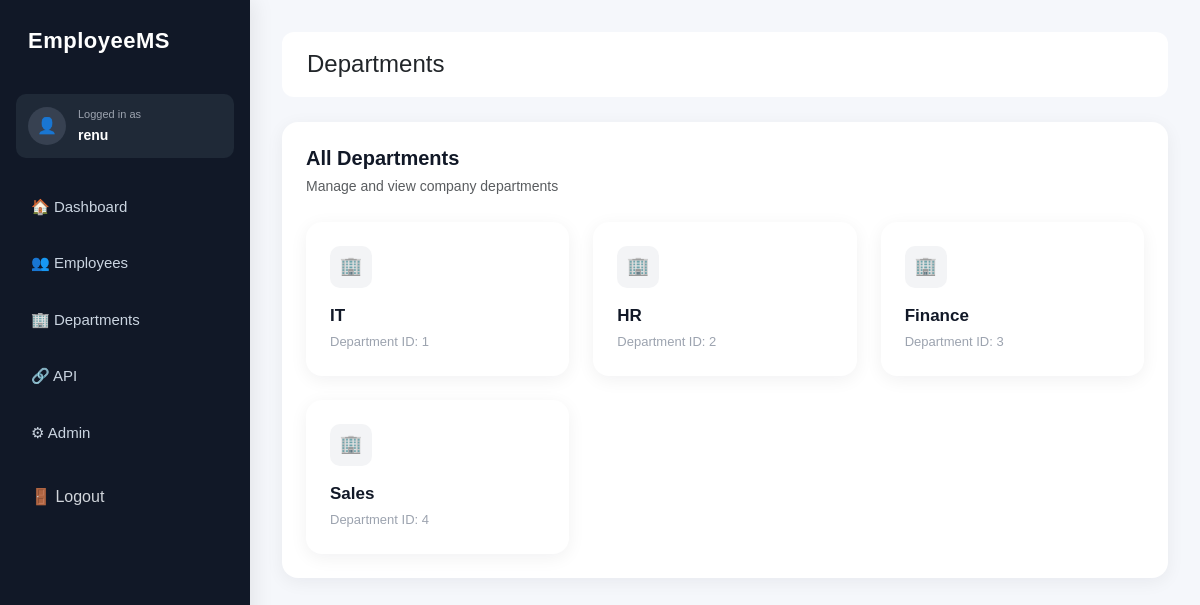
The app's page /departments/ (signed in) with its own data.
### employees/models.py (models this page shows, shortened)
class Department(models.Model):
    name = models.CharField(max_length=100)

### employees/views.py (the view)
# urls.py: path('departments/', department_list, name='department_list'),
@login_required
def department_list(request):
    departments = Department.objects.all()
    return render(
        request,
        'employees/department_list.html',
        {'departments': departments}
    )

### employees/templates/employees/department_list.html (shortened to what this page needs)
{% extends 'employees/base.html' %}
{% block page_title %}
Departments
{% endblock %}
{% block content %}
<div class="card p-4">
<div class="department-page-header mb-4">
    <div>
        <h5 class="department-page-title mb-1">
            All Departments
        </h5>
        <small class="text-muted">
            Manage and view company departments
        </small>
    </div>
</div>
    <div class="row g-4">
        {% for department in departments %}
        <div class="col-md-4">
            <div class="card p-4 department-card">
    <div class="department-icon">
        🏢
    </div>
    <h5 class="department-name">
        {{ department.name }}
    </h5>
    <p class="department-id mb-0">
        Department ID: {{ department.id }}
    </p>
</div>
        </div>
        {% empty %}
        <p>No departments found.</p>
        {% endfor %}
    </div>
</div>
{% endblock %}

### employees/templates/employees/base.html (shortened to what this page needs)
<!DOCTYPE html>
<html lang="en">
<head>
    <link href="https://cdn.jsdelivr.net/npm/bootstrap@5.3.3/dist/css/bootstrap.min.css"
          rel="stylesheet">
</head>
<body>
<div class="sidebar">
    <h3>EmployeeMS</h3>
    <div class="user-box">
    <div class="user-icon">
        👤
    </div>
    <div>
        <small>Logged in as</small>
        <strong>{{ request.user.username }}</strong>
    </div>
</div>
    <a href="/">🏠 Dashboard</a>
    <a href="/employees/">👥 Employees</a>
    <a href="/departments/">🏢 Departments</a>
    <a href="/api/employees/">🔗 API</a>
    <a href="/admin/">⚙ Admin</a>
    <form method="post" action="/logout/" style="margin-top: 15px;">
    <button
        type="submit"
        style="
            width: 100%;
            border: none;
            background: transparent;
            color: #d1d5db;
            text-align: left;
            padding: 13px 15px;
            border-radius: 8px;
            cursor: pointer;
            font-size: 16px;
        "
    >
        🚪 Logout
    </button>
</form>
</div>
<div class="main">
    <div class="topbar">
        <h4 class="mb-0">
            {% block page_title %}Dashboard{% endblock %}
        </h4>
    </div>
    {% block content %}
    {% endblock %}
</div>
</body>
</html>

### employees/templates/employees/base.html (style rules this page uses)
body { margin: 0; background-color: #f5f7fb; font-family: Arial, sans-serif; }
.sidebar { width: 250px; height: 100vh; background: #111827; position: fixed; left: 0; top: 0; padding: 28px 16px; box-shadow: 4px 0 20px rgba(0, 0, 0, 0.08); z-index: 1000; }
.sidebar h3 { color: white; text-align: left; padding-left: 12px; margin-bottom: 40px; font-size: 22px; font-weight: 700; letter-spacing: 0.5px; }
.sidebar a { display: block; color: #cbd5e1; text-decoration: none; padding: 13px 15px; border-radius: 10px; margin-bottom: 8px; font-size: 15px; transition: 0.2s; }
.main { margin-left: 250px; padding: 32px; }
.topbar { background: white; padding: 18px 25px; border-radius: 12px; margin-bottom: 25px; }
.card { border: none; border-radius: 16px; background: white; box-shadow: 0 4px 18px rgba(15, 23, 42, 0.06); transition: 0.2s; }
.user-box { display: flex; align-items: center; gap: 12px; background: #1f2937; padding: 12px; border-radius: 10px; margin-bottom: 25px; color: white; }
.user-icon { width: 38px; height: 38px; display: flex; align-items: center; justify-content: center; background: #374151; border-radius: 50%; }
.user-box small { display: block; color: #9ca3af; font-size: 11px; margin-bottom: 2px; }
.user-box strong { display: block; font-size: 14px; color: white; }
.department-page-title { color: #111827; font-size: 20px; font-weight: 700; }
.department-card { height: 100%; transition: 0.2s; }
.department-icon { width: 42px; height: 42px; display: flex; align-items: center; justify-content: center; background: #f3f4f6; border-radius: 10px; font-size: 18px; margin-bottom: 18px; }
.department-name { color: #111827; font-size: 17px; font-weight: 700; margin-bottom: 6px; }
.department-id { color: #9ca3af; font-size: 13px; }

### records on screen
Department: name "IT", id "1"
Department: name "HR", id "2"
Department: name "Finance", id "3"
Department: name "Sales", id "4"

### other values on screen
{{ request.user.username }} "renu"
